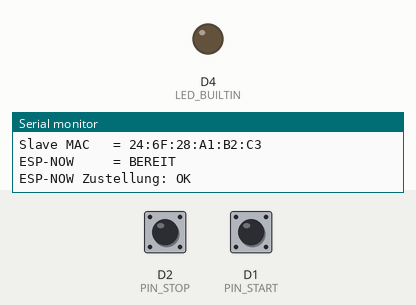
Recording of a sketch running on a simulated ESP8266 (NodeMCU). Parts: output pins drawn as LEDs (lit = HIGH, except the on-board LED, lit = LOW), the last lines printed to the serial monitor. Inputs (shaded band) come from the test bench; at power-on: D2 (PIN_STOP) HIGH, D1 (PIN_START) HIGH.

Above: at 1.6 s.
1.7 s: D2 (PIN_STOP) pulled LOW for 0.15 s
At 2.1 s:
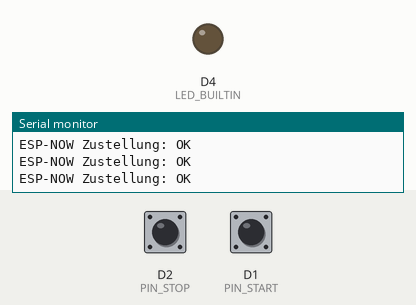
4.8 s: D1 (PIN_START) pulled LOW for 0.15 s
At 5.6 s:
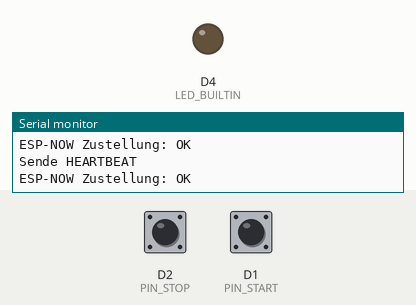
Timing chart, 0 to 7.8 s (numbered marks = the images above; inputs shaded):
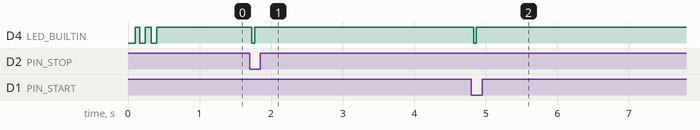

The sketch:

FLA_stopuhr_slave.ino
```cpp
#include <Arduino.h>
#include <ESP8266WiFi.h>
#include <espnow.h>

extern "C" {
#include <user_interface.h>
}

/*
  FLA Timer - START/STOP Slave fuer ESP8266 NodeMCU

  Pinout:
    D1 / GPIO5 -> START-Taster -> GND
    D2 / GPIO4 -> STOPP-Taster -> GND

  Kommunikation:
    ESP-NOW, Kanal 1
    senderId 4, damit der aktuelle Master den Controller als Ende-Slave erkennt
    START eventType 1
    STOPP eventType 4
    HEARTBEAT eventType 100, alle 5 Sekunden

  WICHTIG:
    Der Master muss ebenfalls auf WLAN/ESP-NOW-Kanal 1 laufen.
    Zum Testen zuerst START druecken. STOPP wird vom Master nur verarbeitet,
    wenn der Lauf bereits RUNNING ist.
*/

constexpr uint8_t PIN_START = D1;
constexpr uint8_t PIN_STOP = D2;
constexpr uint8_t SENDER_ID = 4;
constexpr uint8_t WIFI_CHANNEL = 1;

constexpr uint8_t EVENT_START = 1;
constexpr uint8_t EVENT_STOP = 4;
constexpr uint8_t EVENT_HEARTBEAT = 100;

constexpr uint32_t DEBOUNCE_US = 20000;
constexpr uint32_t HEARTBEAT_MS = 5000;
constexpr uint8_t EVENT_REPETITIONS = 3;

struct __attribute__((packed)) RemotePacket {
  uint32_t packetId;
  uint8_t eventType;
  uint8_t senderId;
  uint32_t remoteMicros;
};

// Broadcast funktioniert ohne Eintragen der Master-MAC.
// Fuer eine spaetere Punkt-zu-Punkt-Verbindung hier die Master-MAC einsetzen.
uint8_t masterMac[6] = {0xFF, 0xFF, 0xFF, 0xFF, 0xFF, 0xFF};

volatile bool startPending = false;
volatile bool stopPending = false;
volatile uint32_t startCapturedUs = 0;
volatile uint32_t stopCapturedUs = 0;
volatile uint32_t lastStartEdgeUs = 0;
volatile uint32_t lastStopEdgeUs = 0;

uint32_t packetCounter = 0;
uint32_t lastHeartbeatMs = 0;
bool espNowReady = false;

void IRAM_ATTR startInterrupt() {
  const uint32_t nowUs = micros();
  if ((uint32_t)(nowUs - lastStartEdgeUs) < DEBOUNCE_US) return;
  lastStartEdgeUs = nowUs;
  startCapturedUs = nowUs;
  startPending = true;
}

void IRAM_ATTR stopInterrupt() {
  const uint32_t nowUs = micros();
  if ((uint32_t)(nowUs - lastStopEdgeUs) < DEBOUNCE_US) return;
  lastStopEdgeUs = nowUs;
  stopCapturedUs = nowUs;
  stopPending = true;
}

void blink(uint8_t count, uint16_t onMs = 40, uint16_t offMs = 60) {
  for (uint8_t i = 0; i < count; i++) {
    digitalWrite(LED_BUILTIN, LOW);
    delay(onMs);
    digitalWrite(LED_BUILTIN, HIGH);
    if (i + 1 < count) delay(offMs);
  }
}

void onSend(uint8_t* mac, uint8_t status) {
  (void)mac;
  Serial.print(F("ESP-NOW Zustellung: "));
  Serial.println(status == 0 ? F("OK") : F("FEHLER"));
}

bool sendPacket(uint8_t eventType, uint32_t capturedUs, uint8_t repetitions) {
  if (!espNowReady) return false;

  RemotePacket packet;
  packet.packetId = ++packetCounter;
  packet.eventType = eventType;
  packet.senderId = SENDER_ID;
  packet.remoteMicros = capturedUs;

  bool queued = false;

  for (uint8_t i = 0; i < repetitions; i++) {
    const int result = esp_now_send(
      masterMac,
      reinterpret_cast<uint8_t*>(&packet),
      sizeof(packet)
    );

    if (result == 0) queued = true;
    if (i + 1 < repetitions) delay(15);
  }

  return queued;
}

bool startEspNow() {
  WiFi.persistent(false);
  WiFi.mode(WIFI_STA);
  WiFi.disconnect();
  delay(50);

  wifi_set_channel(WIFI_CHANNEL);

  if (esp_now_init() != 0) return false;

  esp_now_set_self_role(ESP_NOW_ROLE_CONTROLLER);
  esp_now_register_send_cb(onSend);

  // Beim ESP8266 muss auch die Broadcast-Adresse als Peer registriert werden.
  const int peerResult = esp_now_add_peer(
    masterMac,
    ESP_NOW_ROLE_SLAVE,
    WIFI_CHANNEL,
    nullptr,
    0
  );

  // Falls der Peer nach einem Neustart bereits existiert, ESP-NOW trotzdem nutzen.
  return peerResult == 0 || esp_now_is_peer_exist(masterMac);
}

void printConfiguration() {
  Serial.println();
  Serial.println(F("FLA Timer START/STOP Slave"));
  Serial.println(F("--------------------------------"));
  Serial.println(F("D1 / GPIO5 = START gegen GND"));
  Serial.println(F("D2 / GPIO4 = STOPP gegen GND"));
  Serial.print(F("Sender-ID   = "));
  Serial.println(SENDER_ID);
  Serial.print(F("Funkkanal  = "));
  Serial.println(WIFI_CHANNEL);
  Serial.print(F("Slave MAC   = "));
  Serial.println(WiFi.macAddress());
  Serial.print(F("ESP-NOW     = "));
  Serial.println(espNowReady ? F("BEREIT") : F("FEHLER"));
}

void setup() {
  Serial.begin(115200);
  delay(100);

  pinMode(LED_BUILTIN, OUTPUT);
  digitalWrite(LED_BUILTIN, HIGH);

  pinMode(PIN_START, INPUT_PULLUP);
  pinMode(PIN_STOP, INPUT_PULLUP);

  attachInterrupt(digitalPinToInterrupt(PIN_START), startInterrupt, FALLING);
  attachInterrupt(digitalPinToInterrupt(PIN_STOP), stopInterrupt, FALLING);

  espNowReady = startEspNow();
  printConfiguration();

  if (espNowReady) {
    blink(2, 80, 80);
    sendPacket(EVENT_HEARTBEAT, micros(), 1);
    lastHeartbeatMs = millis();
  } else {
    blink(5, 100, 100);
  }
}

void loop() {
  bool sendStart = false;
  bool sendStop = false;
  uint32_t startUs = 0;
  uint32_t stopUs = 0;

  noInterrupts();
  if (startPending) {
    sendStart = true;
    startUs = startCapturedUs;
    startPending = false;
  }
  if (stopPending) {
    sendStop = true;
    stopUs = stopCapturedUs;
    stopPending = false;
  }
  interrupts();

  if (sendStart) {
    Serial.println(F("Taster D1: sende START"));
    if (sendPacket(EVENT_START, startUs, EVENT_REPETITIONS)) blink(1);
    else blink(3, 80, 80);
  }

  if (sendStop) {
    Serial.println(F("Taster D2: sende STOPP"));
    if (sendPacket(EVENT_STOP, stopUs, EVENT_REPETITIONS)) blink(1);
    else blink(3, 80, 80);
  }

  const uint32_t nowMs = millis();
  if ((uint32_t)(nowMs - lastHeartbeatMs) >= HEARTBEAT_MS) {
    lastHeartbeatMs = nowMs;
    Serial.println(F("Sende HEARTBEAT"));
    sendPacket(EVENT_HEARTBEAT, micros(), 1);
  }

  yield();
}
```

Measured:
- after the input at 1.7 s, D4 (LED_BUILTIN): HIGH → LOW at once, → HIGH 0.04 s later
- after the input at 4.8 s, D4 (LED_BUILTIN): HIGH → LOW at once, → HIGH 0.04 s later
